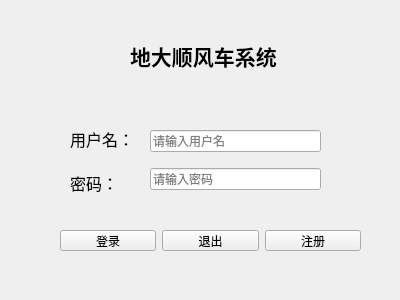
<?xml version="1.0" encoding="UTF-8"?>
<ui version="4.0">
 <class>Page_Login</class>
 <widget class="QWidget" name="Page_Login">
  <property name="geometry">
   <rect>
    <x>0</x>
    <y>0</y>
    <width>400</width>
    <height>300</height>
   </rect>
  </property>
  <property name="minimumSize">
   <size>
    <width>400</width>
    <height>300</height>
   </size>
  </property>
  <property name="maximumSize">
   <size>
    <width>400</width>
    <height>300</height>
   </size>
  </property>
  <property name="windowTitle">
   <string>登录界面</string>
  </property>
  <property name="windowIcon">
   <iconset resource="images.qrc">
    <normaloff>:/icons/icons/BEBULB.ICO</normaloff>:/icons/icons/BEBULB.ICO</iconset>
  </property>
  <property name="toolTip">
   <string>这是登录窗口</string>
  </property>
  <widget class="QLabel" name="label_3">
   <property name="geometry">
    <rect>
     <x>130</x>
     <y>30</y>
     <width>181</width>
     <height>51</height>
    </rect>
   </property>
   <property name="font">
    <font>
     <pointsize>16</pointsize>
     <italic>false</italic>
     <bold>true</bold>
    </font>
   </property>
   <property name="text">
    <string>地大顺风车系统</string>
   </property>
   <property name="textFormat">
    <enum>Qt::MarkdownText</enum>
   </property>
  </widget>
  <widget class="QWidget" name="layoutWidget">
   <property name="geometry">
    <rect>
     <x>60</x>
     <y>230</y>
     <width>301</width>
     <height>21</height>
    </rect>
   </property>
   <layout class="QHBoxLayout" name="horizontalLayout">
    <item>
     <widget class="QPushButton" name="Btn_Login">
      <property name="text">
       <string>登录</string>
      </property>
     </widget>
    </item>
    <item>
     <widget class="QPushButton" name="Btn_Exit">
      <property name="text">
       <string>退出</string>
      </property>
     </widget>
    </item>
    <item>
     <widget class="QPushButton" name="Btn_Register">
      <property name="text">
       <string>注册</string>
      </property>
     </widget>
    </item>
   </layout>
  </widget>
  <widget class="QWidget" name="layoutWidget">
   <property name="geometry">
    <rect>
     <x>70</x>
     <y>120</y>
     <width>61</width>
     <height>81</height>
    </rect>
   </property>
   <layout class="QVBoxLayout" name="verticalLayout">
    <item>
     <widget class="QLabel" name="label">
      <property name="font">
       <font>
        <pointsize>12</pointsize>
       </font>
      </property>
      <property name="text">
       <string>用户名：</string>
      </property>
     </widget>
    </item>
    <item>
     <widget class="QLabel" name="label_2">
      <property name="font">
       <font>
        <pointsize>12</pointsize>
       </font>
      </property>
      <property name="text">
       <string>密码：</string>
      </property>
     </widget>
    </item>
   </layout>
  </widget>
  <widget class="QWidget" name="layoutWidget">
   <property name="geometry">
    <rect>
     <x>150</x>
     <y>120</y>
     <width>171</width>
     <height>81</height>
    </rect>
   </property>
   <layout class="QVBoxLayout" name="verticalLayout_2">
    <item>
     <widget class="QLineEdit" name="line_User">
      <property name="text">
       <string/>
      </property>
      <property name="maxLength">
       <number>8</number>
      </property>
      <property name="placeholderText">
       <string>请输入用户名</string>
      </property>
     </widget>
    </item>
    <item>
     <widget class="QLineEdit" name="line_passWord">
      <property name="text">
       <string/>
      </property>
      <property name="maxLength">
       <number>16</number>
      </property>
      <property name="echoMode">
       <enum>QLineEdit::Password</enum>
      </property>
      <property name="placeholderText">
       <string>请输入密码</string>
      </property>
     </widget>
    </item>
   </layout>
  </widget>
 </widget>
 <resources>
  <include location="images.qrc"/>
 </resources>
 <connections/>
</ui>
